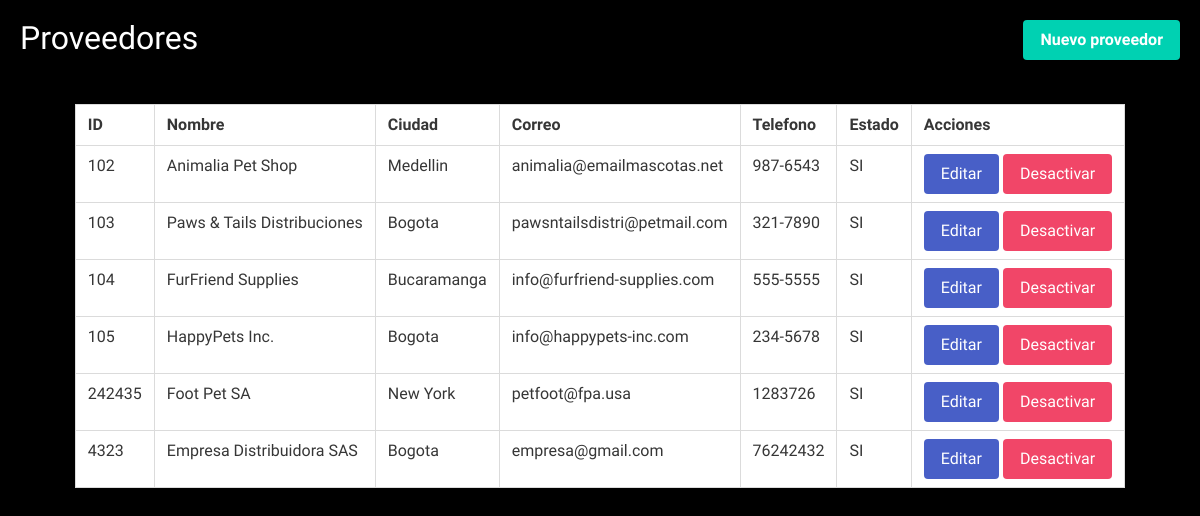
Page /admin/crud_provedores/provedores.php on the committed database.
### tables this page shows
CREATE TABLE `proveedores` (
  `idProveedor` varchar(11) NOT NULL,
  `nombreP` varchar(30) DEFAULT NULL,
  `ciudad` varchar(20) DEFAULT NULL,
  `correo` varchar(30) DEFAULT NULL,
  `telefono` varchar(30) DEFAULT NULL,
  `estado` varchar(2) NOT NULL
);

### admin/crud_provedores/provedores.php (the view, shortened to what this page needs)
<!DOCTYPE html>
<html lang="en">
<head>
    <link rel="stylesheet" href="https://cdn.jsdelivr.net/npm/bulma@0.9.4/css/bulma.min.css">
    <link rel="stylesheet" href="https://cdn.jsdelivr.net/npm/bulma@0.9.4/css/bulma-rtl.min.css">
    <link rel="stylesheet" href="https://cdnjs.cloudflare.com/ajax/libs/font-awesome/6.4.2/css/all.min.css">
    <link rel="stylesheet" href="./estilos.css/crud.css">
</head>
<body>
    <div class="title" style="padding: 20px; display: flex; justify-content: space-between; color:white;" >
    <h1>Proveedores</h1>
    <a href="create.php" class="button is-primary">Nuevo proveedor</a>
</div>
<div class="tata">
<table class="table is-bordered">
    <thead>
        <tr>
            <th>ID</th>
            <th>Nombre</th>
            <th>Ciudad</th>
            <th>Correo</th>
            <th>Telefono</th>
            <th>Estado</th>
            <th>Acciones</th>
        </tr>
    </thead>
    <tbody>
        <?php
        $conexion = new mysqli("localhost", "root", "", "mymba", 3306);
        $conexion->set_charset("utf8");
        $sql = "SELECT*FROM proveedores WHERE estado = 'SI'";
        $result = $conexion->query($sql);
        if ($result->num_rows > 0) {
            while ($row = $result->fetch_assoc()) {
                echo "<tr>";
                echo "<td>" . $row["idProveedor"] . "</td>";
                echo "<td>" . $row["nombreP"] . "</td>";
                echo "<td>" . $row["ciudad"] . "</td>";
                echo "<td>" . $row["correo"] . "</td>";
                echo "<td>" . $row["telefono"] . "</td>";
                echo "<td>" . $row["estado"] . "</td>";
                echo '<td><a href="update.php?id='. $row["idProveedor"] .'" class="button is-link">Editar</a> <a href="delete.php?id='. $row["idProveedor"] .'" class="button is-danger">Desactivar</a></td>';
                echo "</tr>";
            }
        } else {
            echo "<tr><td colspan='10'>No se encontraron usuarios.</td></tr>";
        }
        ?>
    </tbody>
</table>
</div>
</body>
</html>

### admin/crud_provedores/estilos.css/crud.css (style rules this page uses)
body { font-family: 'Oxygen', sans-serif; background-color: black; padding: 0; margin: 0; overflow-x: auto; height: 100vh; }
.tata { display: flex; justify-content: center; }

### rows in the picture
proveedores: idProveedor "102", nombreP "Animalia Pet Shop", ciudad "Medellin", correo "animalia@emailmascotas.net", telefono "987-6543", estado "SI"
proveedores: idProveedor "103", nombreP "Paws & Tails Distribuciones", ciudad "Bogota", correo "pawsntailsdistri@petmail.com", telefono "321-7890", estado "SI"
proveedores: idProveedor "104", nombreP "FurFriend Supplies", ciudad "Bucaramanga", correo "info@furfriend-supplies.com", telefono "555-5555", estado "SI"
proveedores: idProveedor "105", nombreP "HappyPets Inc.", ciudad "Bogota", correo "info@happypets-inc.com", telefono "234-5678", estado "SI"
proveedores: idProveedor "242435", nombreP "Foot Pet SA", ciudad "New York", correo "petfoot@fpa.usa", telefono "1283726", estado "SI"
proveedores: idProveedor "4323", nombreP "Empresa Distribuidora SAS", ciudad "Bogota", correo "empresa@gmail.com", telefono "76242432", estado "SI"
